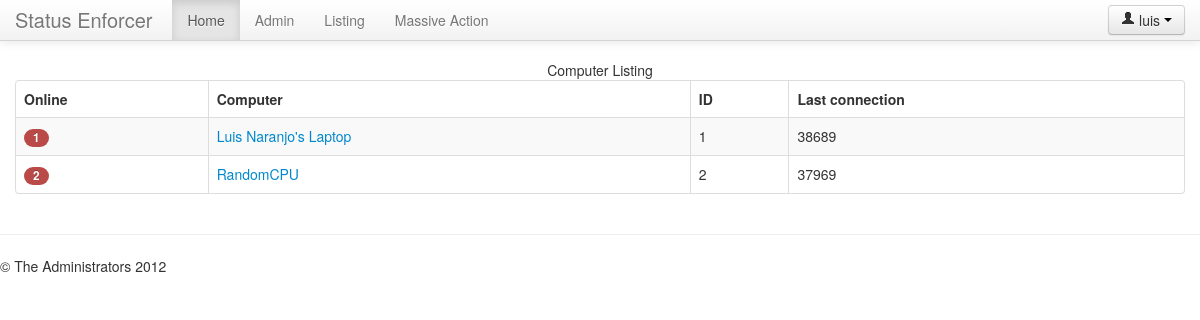
/listing (signed in), run on the app's committed database.
### server/models.py (models this page shows, shortened)
class Computer(models.Model):
    name = models.CharField(max_length=255)
    lastConnection = models.DateTimeField()
    status = models.CharField(max_length=80)
    connected = models.BooleanField(default=False)
    key = models.CharField(max_length=255)
    phone = models.CharField(max_length=14)
    def get_absolute_url(self):
        return '/listing/%d' % self.pk
    def activityLength(self):
        now = datetime.now(utc)
        delta = now - self.lastConnection
        return delta.seconds

### server/views.py (the view)
# urls.py: url(r'^listing$', 'listing'),
@login_required
def listing(request):
    params = {'computers': Computer.objects.all()}
    return render(request, 'server/listing.html', params)

### statusEnforcer/templates/server/listing.html (shortened to what this page needs)
{% extends "base.html" %}
{% block body %}
<table class="table table-bordered table-striped">
    <caption>Computer Listing</caption>
    <thead>
        <tr>
            <th>Online</th>
            <th>Computer</th>
            <th>ID</th>
            <th>Last connection</th>
        </tr>
    </thead>
    <tbody>
        {% for computer in computers %}
        <tr>
            <td>
            {% if computer.connected %}
            <a href="{{ computer.get_absolute_url }}"><span class="badge badge-success">{{ computer.id }}</span></a>
            {% else %}
            <a href="{{ computer.get_absolute_url }}"><span class="badge badge-important">{{ computer.id }}</span></a>
            {% endif %}
            </td>
            <td>
                <a href="{{ computer.get_absolute_url }}">{{ computer.name }}</a>
            </td>
            <td>{{ computer.pk }}</td>
            <td>{{ computer.activityLength }}</td>
        </tr>
        {% endfor %}
    </tbody>
</table>
{% endblock body %}

### statusEnforcer/templates/base.html (shortened to what this page needs)
<!DOCTYPE html>
 <html class="no-js" lang="en">
<head>
	<link rel="stylesheet" href="{{ STATIC_URL }}bootstrap/css/bootstrap.min.css">
	<link rel="stylesheet" href="{{ STATIC_URL }}bootstrap/css/bootstrap-responsive.min.css">
	<link rel="stylesheet" href="{{ STATIC_URL }}css/basic.css">
</head>
<body>
    <div class="navbar navbar-fixed-top">
      <div class="navbar-inner">
        <div class="container">
          <div class="btn-group pull-right">
            {% if user.is_authenticated %}
                <a class="btn dropdown-toggle" data-toggle="dropdown" href="#">
                <i class="icon-user"></i>
                {{ user.username }}
              <span class="caret"></span>
            </a>
            {% else %}
                <a class="btn" href="/admin/">
                <i class="icon-user"></i>
                Sign in
            </a>
            {% endif %}
          </div>
          <a class="brand" href="/">Status Enforcer</a>
          <div class="nav-collapse">
            <ul class="nav" role="navigation">
              <li class="active"><a href="/">Home</a></li>
              {% if user.is_authenticated %}<li><a href="/admin">Admin</a></li>
              {% endif %}
              <li><a href="/listing">Listing</a></li>
              <li><a href="/killswitch">Massive Action</a></li>
            </ul>
    </div>
        </div>
      </div>
    </div>
	<div class="container">
	{% block body %}
	{% endblock body %}
	</div>
    <hr class="soften">
      <footer>
        <p>&copy; The Administrators 2012</p>
      </footer>
</body>

### statusEnforcer/templates/base.html (style rules this page uses)
body { padding-top: 60px; padding-bottom: 40px; }

### data on the page
Computer: id "1", name "Luis Naranjo's Laptop", pk "1", activityLength "38689"
Computer: id "2", name "RandomCPU", pk "2", activityLength "37969"

### other printed values
{{ user.username }} "luis"
